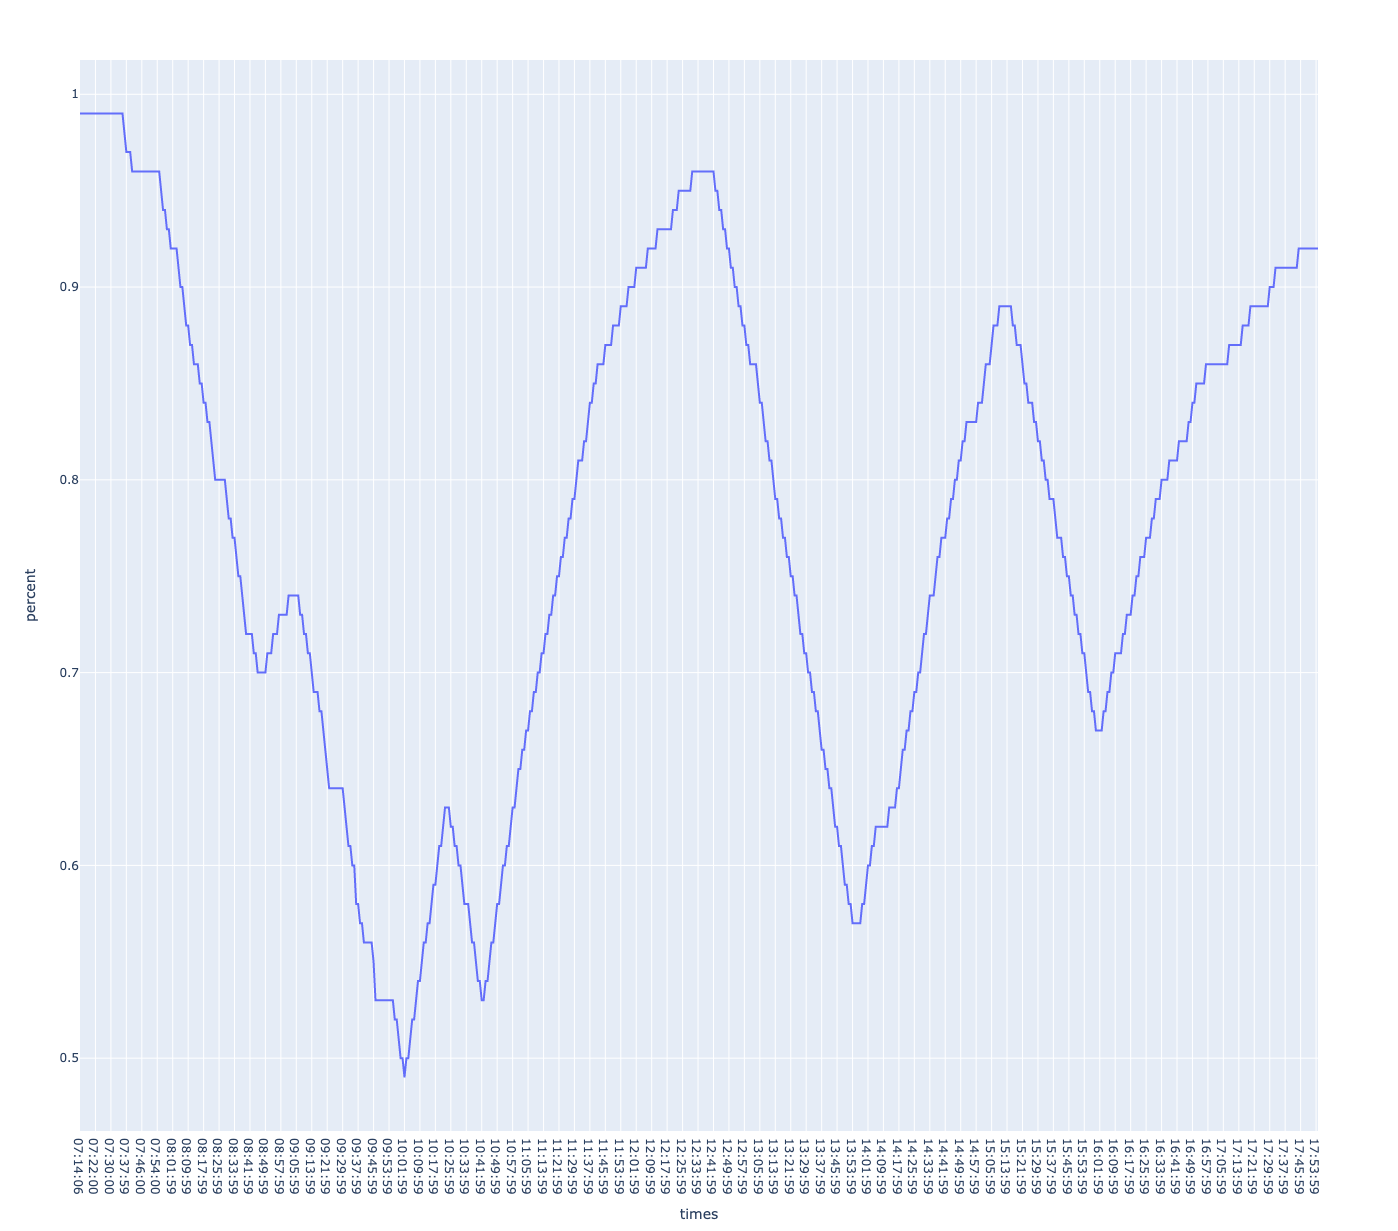

Reproduce this figure in Python.
#! Python3
#Graph battery usage over time for iPHone and Android logs. 

import re, pyperclip
import plotly.express as px

dateRegex = re.compile(r'''(
    (\d{4}-\d\d-\d\d)\s             # date
    (\d\d:\d\d:\d\d)                # time
    (.{2,100})                      # log info
    (Battery\slevel:|Battery:)\s?   # Delimiter
    (\d\.\d\d|\d\d)\%?              # Percent as a int or float
    )''', re.VERBOSE)               # re.VERBOSE so I can multiline and comment

text = str(pyperclip.paste())

times = []
percents = []

for groups in dateRegex.findall(text):
    times.append(groups[2])
    percents.append(float(groups[5]))

if times == [] or percents == []:
    print('No matches')
    exit
else:
    print(f'{len(times)} matches found')
    fig = px.line(
        x = times,
        y = percents,
        labels = {'x':'times', 'y':'percent'}
    )
    fig.show()
